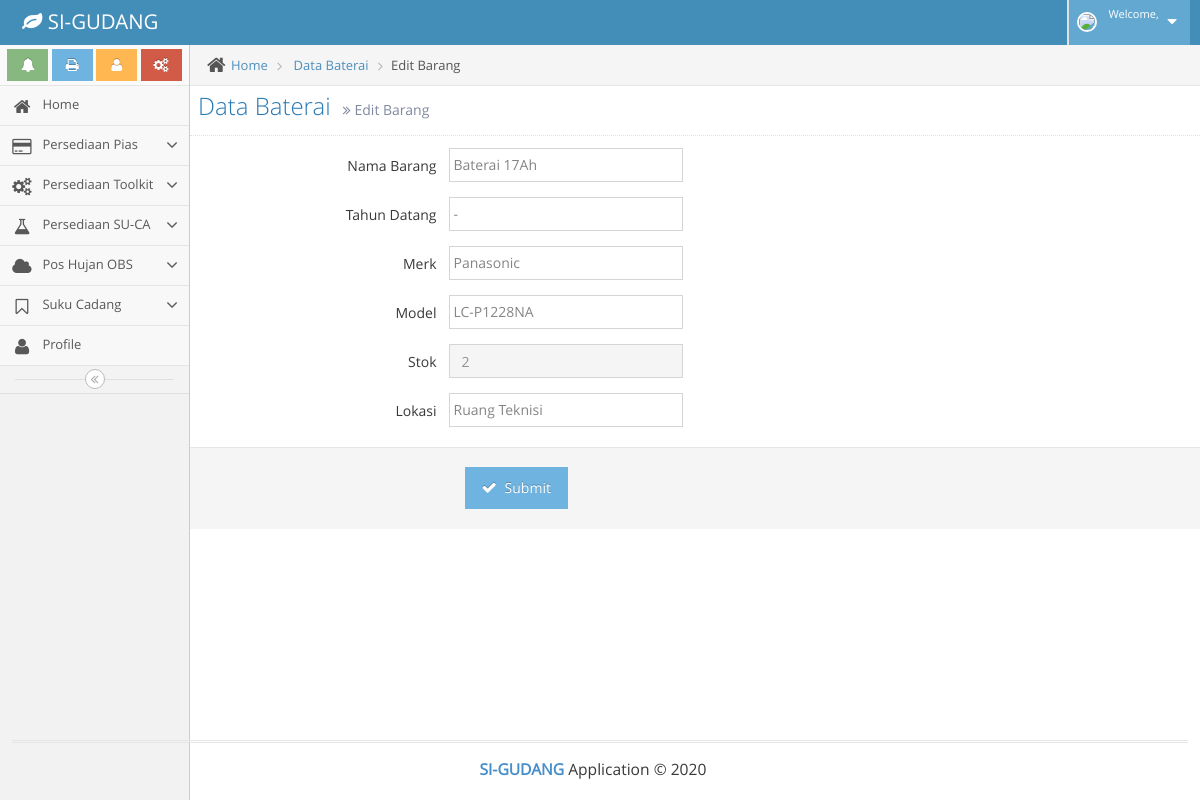
The app's page /baterai/edit/BAT0001 with its own data.
### tables this page shows
CREATE TABLE `master_baterai` (
  `kode_brg` char(16) NOT NULL,
  `nama_brg` varchar(40) NOT NULL,
  `tahun` char(16) NOT NULL,
  `merk` varchar(30) NOT NULL,
  `model` varchar(30) NOT NULL,
  `stok` bigint(20) NOT NULL,
  `gambar` varchar(225) NOT NULL,
  `ket` varchar(225) NOT NULL
);

### application/controllers/Baterai.php (called while the page is built, shortened)
<?php
class Baterai extends CI_Controller
{
	public function __construct()
	{
		$this->load->helper('url');
		$this->load->helper('form');
		$this->load->model('Baterai_model', 'batm');
	}
    public function edit($getId)
    {
        $id = encode_php_tags($getId);
        $data['title'] = 'Edit Barang';
        $data['user'] = $this->db->get_where('user', ['email' => $this->session->userdata('email')]) -> row_array();
		$this->load->model('Baterai_model');
        $this->form_validation->set_rules('nama_brg', 'nama_brg', 'required', [
            'required' => 'Kolom Nama Barang wajib diisi'
        ]);
        $this->form_validation->set_rules('tahun', 'tahun', 'required', [
            'required' => 'Kolom Tahun Datang wajib diisi'
        ]);
        $this->form_validation->set_rules('merk', 'merk', 'required', [
            'required' => 'Kolom Merk wajib diisi'
        ]);
        $this->form_validation->set_rules('model', 'model', 'required', [
            'required' => 'Kolom Model wajib diisi'
        ]);
        $this->form_validation->set_rules('ket', 'ket', 'required', [
            'required' => 'Kolom Lokasi wajib diisi'
        ]);
        if ($this->form_validation->run() === FALSE)
        {
            $data['barang'] = $this->batm->get('master_baterai', ['kode_brg' => $id]);
			$this->load->view('baterai/edit', $data);
        }
    }
}

### index.php (called while the page is built, shortened)
<?php
require_once BASEPATH.'core/CodeIgniter.php';

### application/models/Baterai_model.php (called while the page is built, shortened)
<?php
class Baterai_model extends CI_Model
{
    public function get($table, $data = null, $where = null)
    {
        if ($data != null) {
            return $this->db->get_where($table, $data)->row_array();
        } else {
            return $this->db->get_where($table, $where)->result_array();
        }
    }
}

### application/views/baterai/edit.php (the view, shortened to what this page needs)
<!DOCTYPE html>
<html lang="en">
	<body class="no-skin">
		<div class="main-container" id="main-container">
			</div>
			<div class="main-content">
				<div class="main-content-inner">
					<div class="breadcrumbs" id="breadcrumbs">
						<ul class="breadcrumb">
							<li>
								<i class="ace-icon fa fa-home home-icon"></i>
								<a href="<?= base_url ('user') ;?>">Home</a>
							</li>
							<li>
								<a href="<?= base_url ('baterai') ;?>">Data Baterai</a>
							</li>
							<li class="active">Edit Barang</li>
						</ul>
					</div>
						<div class="page-header">
							<h1>
								Data Baterai
								<small>
									<i class="ace-icon fa fa-angle-double-right"></i>
									Edit Barang
								</small>
							</h1>
						</div>
						<div class="row">
							<div class="col-xs-12">
								<div class="form-horizontal">
                					 <?= form_open('', [], ['stok' => 0, 'kode_brg' => $barang['kode_brg']]); ?>
									<div class="form-group">
										<label class="col-sm-3 control-label no-padding-right" for="nama_brg">Nama Barang</label>
										<div class="col-sm-3">
											<input value="<?= set_value('nama_brg', $barang['nama_brg']); ?>" name="nama_brg" id="nama_brg" type="text" class="form-control" placeholder="Nama Barang...">
										</div>
									</div>
									<div class="form-group">
										<label class="col-sm-3 control-label no-padding-right" for="tahun">Tahun Datang</label>
										<div class="col-sm-3">
											<input value="<?= set_value('tahun', $barang['tahun']); ?>" name="tahun" id="tahun" type="text" class="form-control" >
										</div>
									</div>
									<div class="form-group">
										<label class="col-sm-3 control-label no-padding-right" for="merk">Merk</label>
										<div class="col-sm-3">
											<input value="<?= set_value('merk', $barang['merk']); ?>" name="merk" id="merk" type="text" class="form-control" >
										</div>
									</div>
									<div class="form-group">
										<label class="col-sm-3 control-label no-padding-right" for="model">Model</label>
										<div class="col-sm-3">
											<input value="<?= set_value('model', $barang['model']); ?>" name="model" id="model" type="text" class="form-control" >
										</div>
									</div>
									<div class="form-group">
										<label class="col-sm-3 control-label no-padding-right"  for="stok">Stok </label>
				                   			<div class="col-md-3">
				                        		 <input readonly value="<?php echo $barang['stok'] ?>" name="stok" id="stok"  class="form-control" >
											</div>
									</div>
										<div class="form-group">
										<label class="col-sm-3 control-label no-padding-right" for="ket">Lokasi</label>
										<div class="col-sm-3">
											<input value="<?= set_value('ket', $barang['ket']); ?>" name="ket" id="ket" type="text" class="form-control" >
										</div>
									</div>
									<div class="clearfix form-actions">
										<div class="col-md-offset-3 col-md-9">
											<button class="btn btn-info" type="submit">
												<i class="ace-icon fa fa-check bigger-110"></i>
												Submit
											</button>
										</div>
									</div>
											</div>
										</div>
									</div>
								</div>
							</div>
						</div>
						<div class="row">
							<div class="col-xs-12">
							</div>
						</div>
		<div class="footer">
				<div class="footer-inner">
					<div class="footer-content">
						<span class="bigger-120">
							<span class="blue bolder">SI-GUDANG</span>
							Application &copy;  <?= date ('Y'); ?>
						</span>
					</div>
				</div>
			</div>
		<link rel="stylesheet" href="<?= base_url('assets/'); ?>css/ace.onpage-help.css" />
		<link rel="stylesheet" href="<?= base_url('assets/'); ?>docs/assets/js/themes/sunburst.css" />
	</body>
</html>

### records on screen
master_baterai: nama_brg "Baterai 17Ah", tahun "-", merk "Panasonic", model "LC-P1228NA", stok "2", ket "Ruang Teknisi"

### other values on screen
date ('Y') "2020"
